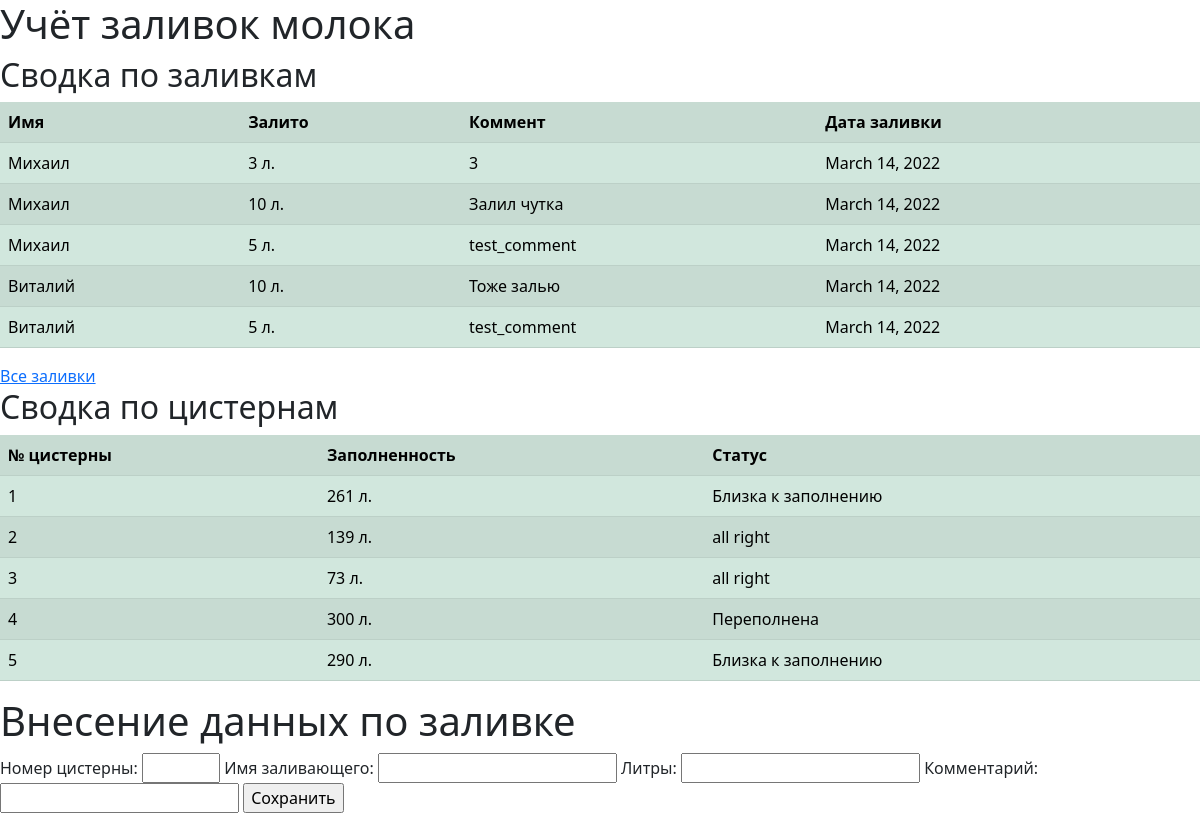
The page / on the database its author committed.
### mysite/apps/my_app/models.py (models this page shows, shortened)
class Fulling(models.Model):
    milk_tank = models.ForeignKey(MilkTank, on_delete=models.CASCADE)
    name = models.ForeignKey('Worker', on_delete=models.CASCADE)
    liters = models.IntegerField("Число залитых литров")
    comment = models.CharField("Комментарий к заливке", max_length=50)
    date = models.DateField("Время заливки", auto_now=True)
    class Meta:
        verbose_name = 'Заливка'
        verbose_name_plural = 'Заливки'

class Worker(models.Model):
    def __str__(self):
        return self.name
    name = models.CharField('Имя рабочего', max_length=50)
    start_date = models.DateField('Дата приема на работу', auto_now=True)
    salary = models.IntegerField('Оклад')
    class Meta:
        verbose_name = 'Работник'
        verbose_name_plural = 'Работники'

class MilkTank(models.Model):
    fullness = models.IntegerField("Числовой показатель заполненности")
    def get_status(self):
        if self.fullness == 300:
            return "Переполнена"
        elif self.fullness >= 250:
            return "Близка к заполнению"
        else:
            return "all right"
    class Meta:
        verbose_name = 'Цистерна'
        verbose_name_plural = 'Цистерны'

### mysite/apps/my_app/views.py (the view)
# urls.py: path('', views.main_window, name='home'),
def main_window(request):
    if request.method == 'POST':
        userform = UserForm(request.POST or None)
        if userform.is_valid():
            current_name = userform.cleaned_data['Имя_заливающего']
            current_fulling = userform.cleaned_data['Литры']
            current_comment = userform.cleaned_data['Комментарий']
            tank_id = userform.cleaned_data['Номер_цистерны']
            if Worker.objects.filter(name=current_name).exists():
                current_worker = Worker.objects.filter(name=current_name)[0]
            else:
                return HttpResponse("Работника не существует")
            fulling_sample = Fulling(milk_tank_id=tank_id, name_id=current_worker.id,
                                    liters=current_fulling, comment=current_comment)
            current_tank = MilkTank.objects.filter(id=tank_id)[0]
            is_fuller_then_other = False
            tanks_data = MilkTank.objects.exclude(id=tank_id)
            for tank in tanks_data:
                if tank.fullness < current_tank.fullness - 20:
                    is_fuller_then_other = True
            if current_tank.fullness < 300:
                if current_tank.fullness + current_fulling > 300:
                    return HttpResponse("Выбранное число литров переполнит цистерну")
                if is_fuller_then_other:
                    return HttpResponse("Выбранная цистерна опережает остальные")
                current_tank.fulling(current_fulling)
                current_tank.save()
                fulling_sample.save()
            else:
                return HttpResponse("Выбранная цистерна переполненна")
            return redirect("/", {})
        else:
            return HttpResponse("Invalid data")
    else:
        form = UserForm()
        tank_info = MilkTank.objects.all()
        fulling_info = Fulling.objects.order_by('name')
        return render(request, 'shablon.html', {'milk_tank': tank_info,
                                                'fulling_info': fulling_info,
                                                'form': form})

### mysite/apps/my_app/forms.py
class UserForm(forms.Form):
    Номер_цистерны = forms.IntegerField(min_value=1, max_value=5)
    Имя_заливающего = forms.CharField(min_length=2, max_length=20)
    Литры = forms.IntegerField(min_value=1)
    Комментарий = forms.CharField(min_length=1, max_length=100)

### mysite/templates/shablon.html (shortened to what this page needs)
{% extends 'BootstrapForm.html' %}
{% block content %}
    {% if fulling_info %}
        <h2>Сводка по заливкам</h2>
        <table class="table table-success table-striped">
            <tr><th>Имя</th><th>Залито</th><th>Коммент</th><th>Дата заливки</th></tr>
            {% for fulling in fulling_info|slice:":5" %}
                <tr><td>{{fulling.name}}</td><td>{{fulling.liters}} л.</td><td>{{fulling.comment}}</td><td>{{fulling.date}}</td></tr>
            {% endfor %}
        </table>
        {% if fulling_info|length > 5 %}
            <a href="{% url 'show_all_fulls' %}">Все заливки</a>
        {% endif %}
    {% else %}
        <a href="#">Не было произведено заливок</a>
    {% endif %}
    {% if milk_tank %}
        <h2>Сводка по цистернам</h2>
        <table class="table table-success table-striped">
            <tr><th>№ цистерны</th><th>Заполненность</th><th>Статус</th></tr>
            {% for tank in milk_tank %}
                    <tr><td bgcolor="red">{{tank.id}}</td><td>{{tank.fullness}} л.</td>
                        <td>{{tank.get_status}}</td></tr>
            {% endfor %}
        </table>
    {% else %}
        <a href="#">Error, have no objects</a>
    {% endif %}
    {% if form %}
        <h1>Внесение данных по заливке</h1>
        <form method="POST">
                {{form}}
                <input type="submit" value="Сохранить">
        </form>
    {% endif %}
{% endblock %}

### mysite/templates/BootstrapForm.html (shortened to what this page needs)
<!doctype html>
<html lang="en">
  <head>
    <link href="https://cdn.jsdelivr.net/npm/bootstrap@5.1.3/dist/css/bootstrap.min.css" rel="stylesheet">
  </head>
  <body>
    <h1>{% block header %} header didn't determined {% endblock %}</h1>
      {% block content %} content didn't determined {% endblock %}
  </body>
</html>

### rows shown on the page
Fulling: name "Михаил", liters "3", comment "3", date "March 14, 2022"
Fulling: name "Михаил", liters "10", comment "Залил чутка", date "March 14, 2022"
Fulling: name "Михаил", liters "5", comment "test_comment", date "March 14, 2022"
Fulling: name "Виталий", liters "10", comment "Тоже залью", date "March 14, 2022"
Fulling: name "Виталий", liters "5", comment "test_comment", date "March 14, 2022"
MilkTank: id "1", fullness "261", get_status "Близка к заполнению"
MilkTank: id "2", fullness "139", get_status "all right"
MilkTank: id "3", fullness "73", get_status "all right"
MilkTank: id "4", fullness "300", get_status "Переполнена"
MilkTank: id "5", fullness "290", get_status "Близка к заполнению"
